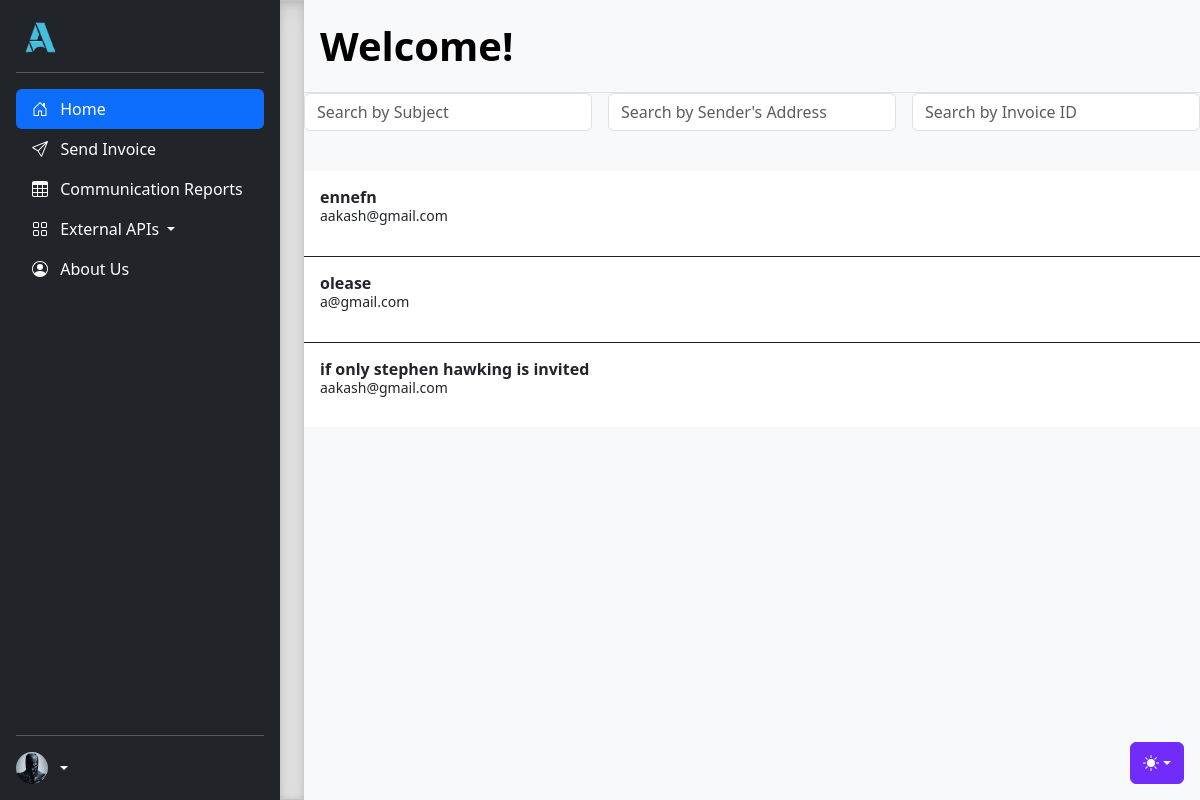
Page /mailbox/ (signed in) on the committed database.
### backend/src/models.py (models this page shows)
class Invoice(db.Model):
    id = db.Column(db.String(80), unique=True, primary_key=True)
    subject = db.Column(db.String(255), nullable=False)
    body = db.Column(db.Text, nullable=False)
    date_sent = db.Column(db.DateTime, nullable=False)
    user_id = db.Column(db.String(80), db.ForeignKey('user.id'))
    is_incoming = db.Column(db.Boolean, default=True, nullable=False)
    communication_report = relationship("CommunicationReport", back_populates="invoice", uselist=False)
    sent_to_user_id = db.Column(db.String(80), db.ForeignKey('user.id'))

class User(db.Model):
    id = db.Column(db.String(80), unique=True, primary_key=True)
    first_name = db.Column(db.String(50), nullable=False)
    last_name = db.Column(db.String(50), nullable=False)
    email = db.Column(db.String(100), unique=True, nullable=False)
    image_file = db.Column(db.String(20), nullable=False, default='default.png')
    password = db.Column(db.String(100), nullable=False)
    token_rel = relationship("Token", back_populates="user_rel")

### backend/src/mailbox.py (the view, shortened to what this page needs)
@mailbox.route('', methods=['GET'])
def mailBox():
    user_id_a = session.get('user_id')
    if not user_id_a:
        return jsonify({'error': 'Invalid userId'}), 400
    user = User.query.filter_by(id=user_id_a).first()
    search_subject = request.args.get('subject', '')
    search_sender_address = request.args.get('sender_address', '')
    search_invoice_id = request.args.get('invoice_id', '')
    received_mails_query = Invoice.query.join(User, Invoice.user_id == User.id).filter(Invoice.sent_to_user_id == user_id_a)
    if search_subject:
        received_mails_query = received_mails_query.filter(Invoice.subject.ilike(f'%{search_subject}%'))
    if search_sender_address:
        received_mails_query = received_mails_query.filter(User.email.ilike(f'%{search_sender_address}%'))
    if search_invoice_id:
        received_mails_query = received_mails_query.filter(Invoice.id == search_invoice_id)
    received_mails = received_mails_query.all()
    current_datetime = datetime.now()
    formatted_mail = []
    for mail in received_mails:
        user = User.query.filter_by(id=mail.user_id).first()
        new_mail = {
            'id': mail.id,
            'subject': mail.subject,
            'body': mail.body,
            'date_sent': mail.date_sent,
            'user_id': mail.user_id,
            'is_incoming': mail.is_incoming,
            'sender_mail': user.email
        }
        formatted_mail.append(new_mail)
    for i in received_mails:
        existing_report = CommunicationReport.query.filter_by(invoice_id=i.id, user_id=user_id_a).first()
        if existing_report:
            continue
    return render_template(
        'mailbox.html',
        received_mails=formatted_mail,
        current_datetime=current_datetime,
        search_subject=search_subject,
        search_sender_address=search_sender_address,
    )

### templates/mailbox.html (shortened to what this page needs)
<!doctype html>
<html lang="en" data-bs-theme="auto">
<head>
    <link href="https://cdn.jsdelivr.net/npm/bootstrap-icons@1.8.1/font/bootstrap-icons.css" rel="stylesheet">
    <link rel="stylesheet" href="https://cdn.jsdelivr.net/npm/@docsearch/css@3">
    <link href="/static/css/bootstrap.min.css" rel="stylesheet"
>
    <link href="/static/sidebars.css" rel="stylesheet">
</head>
<body>
    <div class="dropdown position-fixed bottom-0 end-0 mb-3 me-3 bd-mode-toggle">
        <button class="btn btn-bd-primary py-2 dropdown-toggle d-flex align-items-center" id="bd-theme" type="button"
            aria-expanded="false" data-bs-toggle="dropdown" aria-label="Toggle theme (auto)">
            <svg class="bi my-1 theme-icon-active" width="1em" height="1em">
                <use href="#circle-half"></use>
            </svg>
        </button>
    </div>
    <main class="d-flex flex-nowrap">
        <div class="d-flex flex-column flex-shrink-0 p-3 text-bg-dark" style="width: 280px;">
            <p class="d-flex align-items-center mb-3 mb-md-0 me-md-auto text-white text-decoration-none">
                <img src="/static/images/logo.png"
                    class="d-flex align-items-center mb-3 mb-md-0 me-md-auto text-white text-decoration-none"
                    style="height: 40px;">
            </p>
            <hr>
            <ul class="nav nav-pills flex-column mb-auto">
                <li class="nav-item">
                    <a href="{{ url_for('mailbox_route.mailBox') }}" class="nav-link active" aria-current="page">
                      <svg class="bi pe-none me-2" width="16" height="16"><use xlink:href="#home"/></svg>
                      Home
                    </a>
                  </li>
                <li>
                    <a href="{{ url_for('mailbox_route.sending') }}" class="nav-link text-white">
                        <span class="text-padding">&nbsp;&nbsp;Send Invoice</span>
                    </a>
                </li>
                <li>
                    <a href="{{ url_for('reports.reportBox') }}" class="nav-link text-white">
                        <svg class="bi pe-none me-2" width="16" height="16">
                            <use xlink:href="#table" />
                        </svg>
                        Communication Reports
                    </a>
                </li>
                <li class="dropdown">
                    <button class="nav-link text-white dropdown-toggle" type="button" id="productsDropdown" data-bs-toggle="dropdown" aria-expanded="false">
                        <svg class="bi pe-none me-2" width="16" height="16">
                            <use xlink:href="#grid" />
                        </svg>
                        External APIs
                    </button>
                </li>
                <li>
                    <a href="{{ url_for('about') }}" class="nav-link text-white">
                        <svg class="bi pe-none me-2" width="16" height="16">
                            <use xlink:href="#people-circle" />
                        </svg>
                        About Us
                    </a>
                </li>
            </ul>
            <hr>
            <div class="dropdown">
                <a href="#" class="d-flex align-items-center text-white text-decoration-none dropdown-toggle"
                    data-bs-toggle="dropdown" aria-expanded="false">
                    <img src="/static/profile_pictures/default.png" alt="" width="32" height="32" class="rounded-circle me-2">
                </a>
            </div>
        </div>
        <div class="b-example-divider b-example-vr"></div>
        <div class="d-flex flex-column align-items-stretch flex-shrink-0 bg-body-tertiary" style="width: 1200px;">
            <span class="d-flex align-items-center flex-shrink-0 p-3 link-body-emphasis text-decoration-none border-bottom fs-5 fw-semibold" style="font-size: 40px !important; text-align: center;">
                Welcome!
            </span>
            <div class="content">
                <form action="{{ url_for('mailbox_route.mailBox') }}" method="get" class="row g-3">
                    <div class="col-md-3">
                        <input type="text" name="subject" placeholder="Search by Subject" value="{{ request.args.get('subject', '') }}" class="form-control">
                    </div>
                    <div class="col-md-3">
                        <input type="text" name="sender_address" placeholder="Search by Sender's Address" value="{{ request.args.get('sender_address', '') }}" class="form-control">
                    </div>
                    <div class="col-md-3">
                        <input type="text" name="invoice_id" placeholder="Search by Invoice ID" value="{{ request.args.get('invoice_id', '') }}" class="form-control">
                    </div>
                </form>
                {% if received_mails %}
                <div class="list-group list-group-flush mt-4">
                    {% for mail in received_mails|reverse %}
                    <div class="list-group-item py-3 lh-sm" aria-current="true" onclick="window.location='{{ url_for('mailbox_route.invoiceShow', invoiceId=mail.id) }}'">
                        <div class="d-flex justify-content-between">
                            <div class="pe-3">
                                <strong class="mb-1">{{ mail.subject }}</strong>
                                <div class="mb-1 small">{{ mail.sender_mail }}</div>
                            </div>
                        </div>
                    </div>
                    {% endfor %}
                </div>
                {% else %}
                <p>Mailbox empty!</p>
                {% endif %}
            </div>
        </div>
    </main>
</body>
</html>

### static/sidebars.css (style rules this page uses)
body { min-height: 100vh; min-height: -webkit-fill-available; }
html { height: -webkit-fill-available; }
main { height: 100vh; height: -webkit-fill-available; max-height: 100vh; overflow-x: auto; overflow-y: hidden; }
.dropdown-toggle { outline: 0; }

### templates/mailbox.html (style rules this page uses)
.b-example-divider { width: 100%; height: 3rem; background-color: rgba(0, 0, 0, .1); border: solid rgba(0, 0, 0, .15); border-width: 1px 0; box-shadow: inset 0 .5em 1.5em rgba(0, 0, 0, .1), inset 0 .125em .5em rgba(0, 0, 0, .15); }
.b-example-vr { flex-shrink: 0; width: 1.5rem; height: 100vh; }
.bi { vertical-align: -.125em; fill: currentColor; }
.btn-bd-primary { --bd-violet-bg: #712cf9; --bd-violet-rgb: 112.520718, 44.062154, 249.437846; --bs-btn-font-weight: 600; --bs-btn-color: var(--bs-white); --bs-btn-bg: var(--bd-violet-bg); --bs-btn-border-color: var(--bd-violet-bg); --bs-btn-hover-color: var(--bs-white); --bs-btn-hover-bg: #6528e0; --bs-btn-hover-border-color: #6528e0; --bs-btn-focus-shadow-rgb: var(--bd-violet-rgb); --bs-btn-active-color: var(--bs-btn-hover-color); --bs-btn-active-bg: #5a23c8; --bs-btn-active-border-color: #5a23c8; }
.bd-mode-toggle { z-index: 1500; }
.list-group-item { border: none; cursor: pointer; transition: background-color 0.3s; }
.list-group-item:not(:last-child) { border-bottom: 1px solid #1e1d25; }

### rows in the picture
Invoice: subject "ennefn"
User: sender_mail "aakash@gmail.com" "aakash@gmail.com"
Invoice: subject "olease"
User: sender_mail "a@gmail.com"
Invoice: subject "if only stephen hawking is invited"
